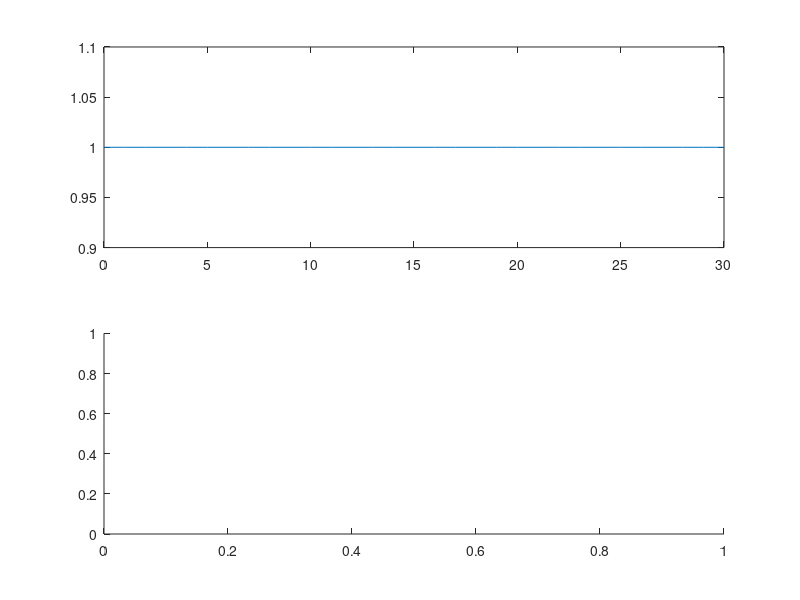

Here is the MATLAB script that generated this plot: (Note: this script raises an error after producing the figure.)
%exercise 2_2
n= 0:1:15*2;
x_n = exp(complex(0,-1) .* n .* 3);

figure
subplot (2,1,1);
plot (n, abs(x_n));
subplot (2,1,2);
plot (n, phase(x_n));

figure
X= fft(x_n);
subplot (2,1,1);
plot (n, abs(X));
subplot (2,1,2);
plot (n, phase(X));
